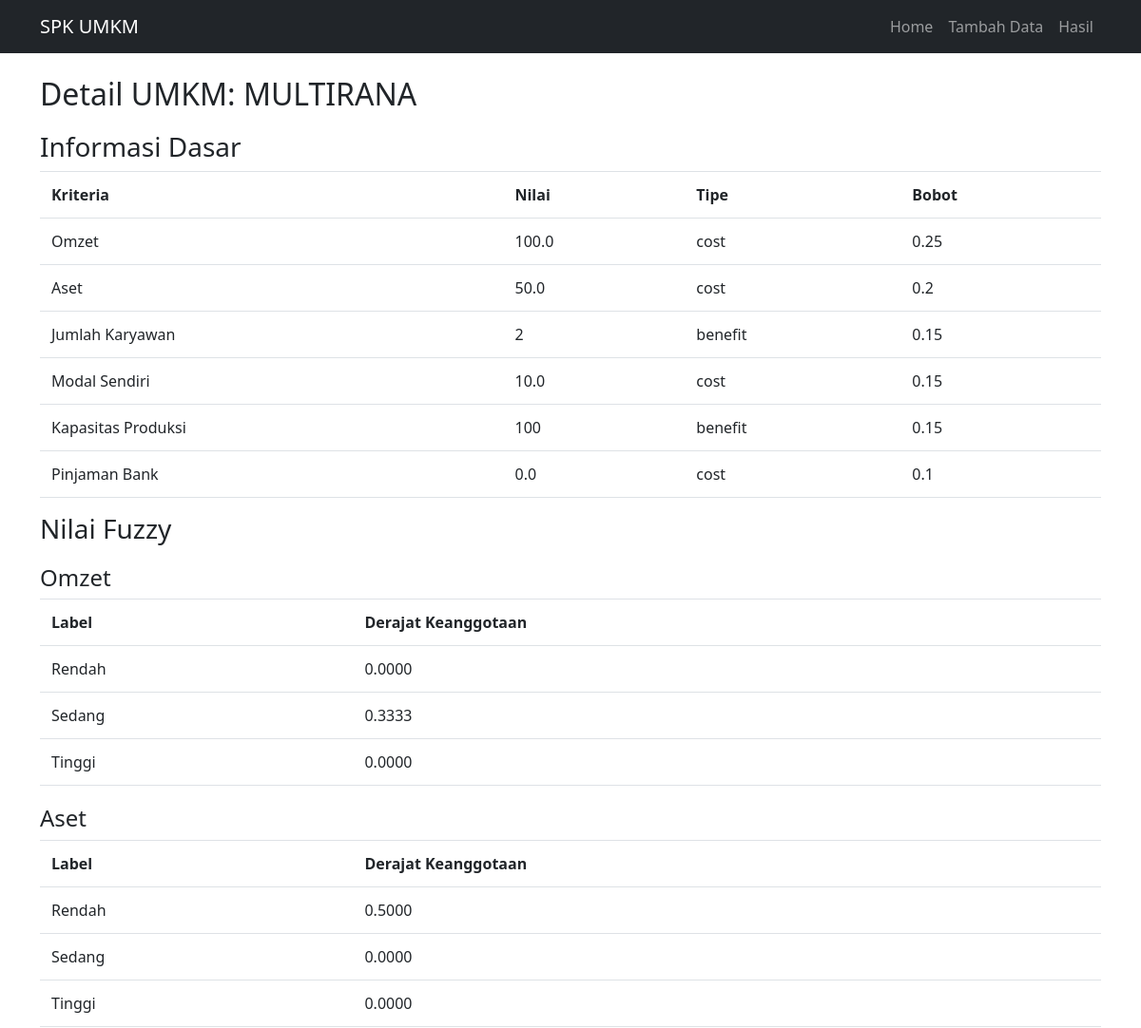
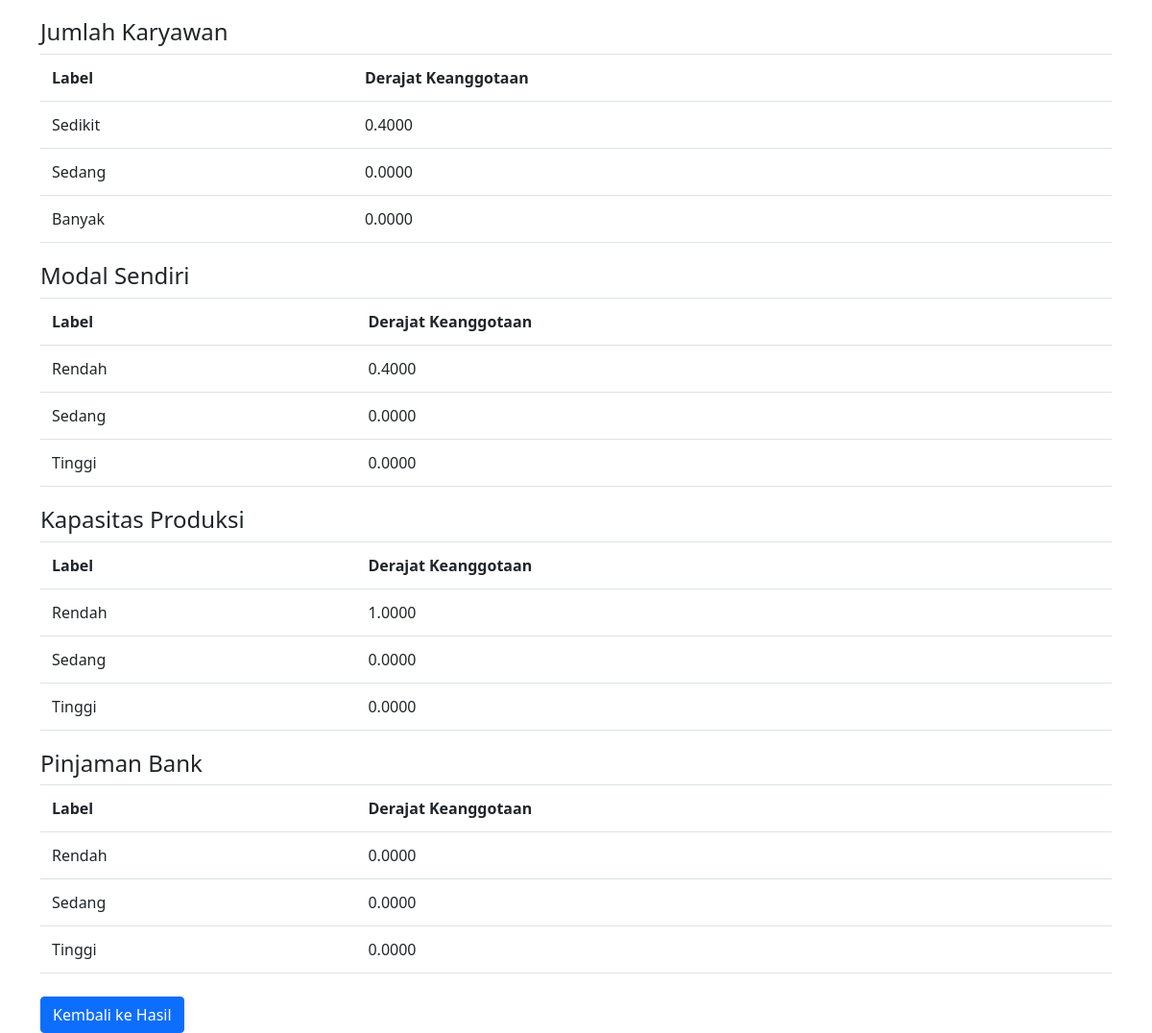
The app's page /detail/MULTIRANA with its own data (2 pictures, top to bottom).
### tables this page shows
CREATE TABLE umkm (
    id INTEGER PRIMARY KEY AUTOINCREMENT,
    nama TEXT NOT NULL,
    omzet REAL NOT NULL,
    aset REAL NOT NULL,
    jumlah_karyawan INTEGER NOT NULL,
    modal_sendiri REAL NOT NULL,
    kapasitas_produksi INTEGER NOT NULL,
    pinjaman_bank REAL NOT NULL
);

### app.py (the view)
@app.route('/detail/<nama>')
def detail(nama):
    conn = get_db_connection()
    umkm = conn.execute(
        'SELECT * FROM umkm WHERE nama = ?', (nama,)).fetchone()
    conn.close()
    if not umkm:
        return redirect(url_for('index'))
    data = dict(umkm)
    data.pop('id', None)
    fuzzy_values = {}
    for criteria in criteria_type.keys():
        if criteria != 'nama':
            fuzzy_values[criteria] = fuzzify_criteria(data[criteria], criteria)
    detail_data = {
        'umkm': data,
        'fuzzy_values': fuzzy_values,
        'criteria_type': criteria_type,
        'criteria_weights': criteria_weights
    }
    return render_template('detail.html', data=detail_data)

### app.py (called while the page is built)
def get_db_connection():
    conn = sqlite3.connect(DATABASE)
    conn.row_factory = sqlite3.Row
    return conn

### fuzzy_logic.py (called while the page is built)
def fuzzy_membership(x, a, b, c):
   if x <= a or x >= c:
       return 0
   elif a < x <= b:
       return (x - a) / (b - a)
   else:
       return (c - x) / (c - b)

### templates/detail.html (shortened to what this page needs)
{% extends 'base.html' %}
{% block content %}
<h2>Detail UMKM: {{ data.umkm.nama }}</h2>
<div class="detail-container">
    <div class="basic-info">
        <h3>Informasi Dasar</h3>
        <table class="table">
            <tr>
                <th>Kriteria</th>
                <th>Nilai</th>
                <th>Tipe</th>
                <th>Bobot</th>
            </tr>
            {% for criteria, value in data.umkm.items() %}
            {% if criteria != 'nama' %}
            <tr>
                <td>{{ criteria|replace('_', ' ')|title }}</td>
                <td>{{ value }}</td>
                <td>{{ data.criteria_type[criteria] }}</td>
                <td>{{ data.criteria_weights[criteria] }}</td>
            </tr>
            {% endif %}
            {% endfor %}
        </table>
    </div>
    <div class="fuzzy-values">
        <h3>Nilai Fuzzy</h3>
        {% for criteria, fuzzy_set in data.fuzzy_values.items() %}
        <div class="fuzzy-criteria">
            <h4>{{ criteria|replace('_', ' ')|title }}</h4>
            <table class="table">
                <tr>
                    <th>Label</th>
                    <th>Derajat Keanggotaan</th>
                </tr>
                {% for label, value in fuzzy_set.items() %}
                <tr>
                    <td>{{ label|title }}</td>
                    <td>{{ "%.4f"|format(value) }}</td>
                </tr>
                {% endfor %}
            </table>
        </div>
        {% endfor %}
    </div>
</div>
<div class="mt-4">
    <a href="{{ url_for('result') }}" class="btn btn-primary">Kembali ke Hasil</a>
</div>
{% endblock %}

### templates/detail.html (style rules this page uses)
.detail-container { margin: 20px 0; }
.fuzzy-criteria { margin: 20px 0; }
.table { width: 100%; margin-bottom: 1rem; background-color: transparent; }
.table th, .table td { padding: 0.75rem; vertical-align: top; border-top: 1px solid #dee2e6; }

### records on screen
umkm: umkm.nama "MULTIRANA", criteria "Omzet", omzet "100.0", criteria_type "cost", criteria_weights "0.25", criteria "Aset", aset "50.0", criteria_weights "0.2", criteria "Modal Sendiri", modal_sendiri "10.0", criteria_weights "0.15", criteria "Pinjaman Bank", pinjaman_bank "0.0", criteria_weights "0.1"

### other values on screen
{{ criteria|replace('_', ' ')|title }} "Jumlah Karyawan" "Kapasitas Produksi"
{{ value }} "2" "100"
{{ data.criteria_type[criteria] }} "benefit" "benefit"
{{ data.criteria_weights[criteria] }} "0.15" "0.15"
{{ criteria|replace('_', ' ')|title }} "Omzet" "Aset" "Jumlah Karyawan" "Modal Sendiri" "Kapasitas Produksi" "Pinjaman Bank"
{{ label|title }} "Rendah" "Sedang" "Tinggi" "Rendah" "Sedang" "Tinggi" "Sedikit" "Sedang" "Banyak" "Rendah" "Sedang" "Tinggi" "Rendah" "Sedang" "Tinggi" "Rendah" "Sedang" "Tinggi"
{{ "%.4f"|format(value) }} "0.0000" "0.3333" "0.0000" "0.5000" "0.0000" "0.0000" "0.4000" "0.0000" "0.0000" "0.4000" "0.0000" "0.0000" "1.0000" "0.0000" "0.0000" "0.0000" "0.0000" "0.0000"
